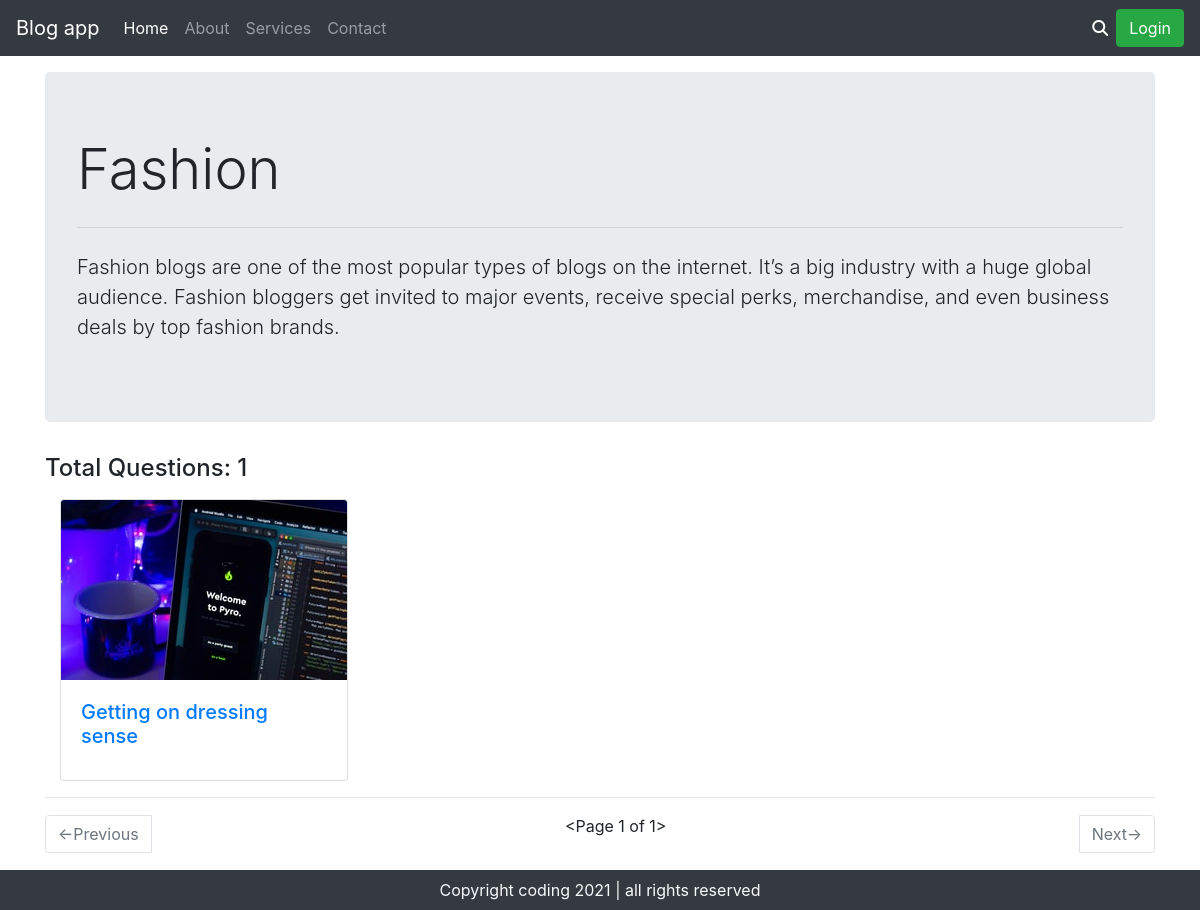
The app's page /fashion/index.htm with its own data.
### blog/models.py (models this page shows, shortened)
class Blog_categories(models.Model):
	category = models.CharField(max_length=50)
	desc = models.TextField()
	slug = models.SlugField(unique=True, null = True, blank = True)

class BlogPost(models.Model):
	cat_slug = models.CharField(max_length=300, default="")
	blg_title = models.CharField(max_length=50)
	blg_desc = models.TextField()
	slug = models.SlugField(unique=True, null = True, blank = True)

### blog/views.py (the view)
# urls.py: path('<slug:slug>/index.htm', blogPost),
def blogPost(request, slug):
    cat_slg = slug
    cat = Blog_categories.objects.filter(slug=slug)
    if cat.exists():
        cat = cat.first()
        que = BlogPost.objects.filter(cat_slug=slug).order_by('id')
        total_que = que.count()
        paginator = Paginator(que, 2, orphans=1)
        page_number = request.GET.get('page')
        page_obj = paginator.get_page(page_number)
    else:
        return HttpResponse('<h1>Page Not Found</h1>')
    return render(request, 'questions.html', {'cat':cat, 'page_obj': page_obj, 'total_que': total_que, 'cat_slg': cat_slg})

### blog/templates/questions.html (shortened to what this page needs)
{% extends 'basic.html' %}
{% load static %}
{% block body %}
<div class="container">
	<div class="jumbotron mt-3">
		<h1 class="display-4">{{cat.category}}</h1>
		<hr class="my-4">
		<p class="lead">{{cat.desc}}</p>
	</div>
	<h4 class="mt-3">Total Questions: {{total_que}}</h4>
	{% for qt in page_obj %}
	<div class="col-md-4 my-3">
		<div class="card" style="width: 18rem;">
			<a href="/{{cat_slg}}/{{qt.slug}}"><img class="card-img-top" src="{% static 'images/card1.jpg' %}" alt="Card image cap"></a>
			<div class="card-body">
				<h5 class="card-title"><a href="/{{cat_slg}}/{{qt.slug}}">{{qt.blg_title}}</a></h5>
			</div>
		</div>
	</div>
	<hr>
	{% endfor %}
	<div class="">
		<nav aria-label="...">
			<ul class="pagination d-flex justify-content-between align-items-center">
				{% if page_obj.has_previous %}
				<li class="page-item">
					<a class="page-link" href="?page={{page_obj.previous_page_number}}">&larr;Previous</a>
				</li>
				{% else %}
				<li class="page-item disabled">
					<a class="page-link" href="#">&larr;Previous</a>
				</li>
				{% endif %}
				<p>{{page_obj}}</p>
				{% if page_obj.has_next %}
				<li class="page-item">
					<a class="page-link" href="?page={{page_obj.next_page_number}}">Next&rarr;</a>
				</li>
				{% else %}
				<li class="page-item disabled">
					<a class="page-link" href="#">Next&rarr;</a>
				</li>
				{% endif %}
			</ul>
		</nav>
	</div>
</div>
{% endblock %}
{% block footer %}
<div class="container-fluid bg-dark text-light">
	<p class="text-center py-2 mb-0">Copyright coding 2021 | all rights reserved</p>
</div>
{% endblock %}

### records on screen
Blog_categories: category "Fashion", desc "Fashion blogs are one of the most popular types of blogs on the internet. It’s a big industry with a huge global audience. Fashion bloggers get invited to major events, receive special perks, merchandise, and even business deals by top fashion brands."
BlogPost: blg_title "Getting on dressing sense"

### other values on screen
{{ total_que }} "1"
{{ page_obj }} "<Page 1 of 1>"
